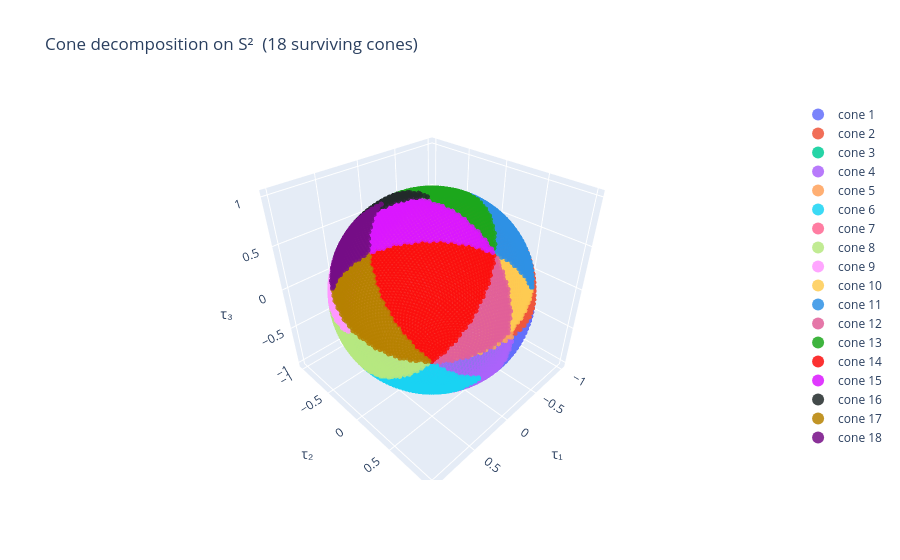
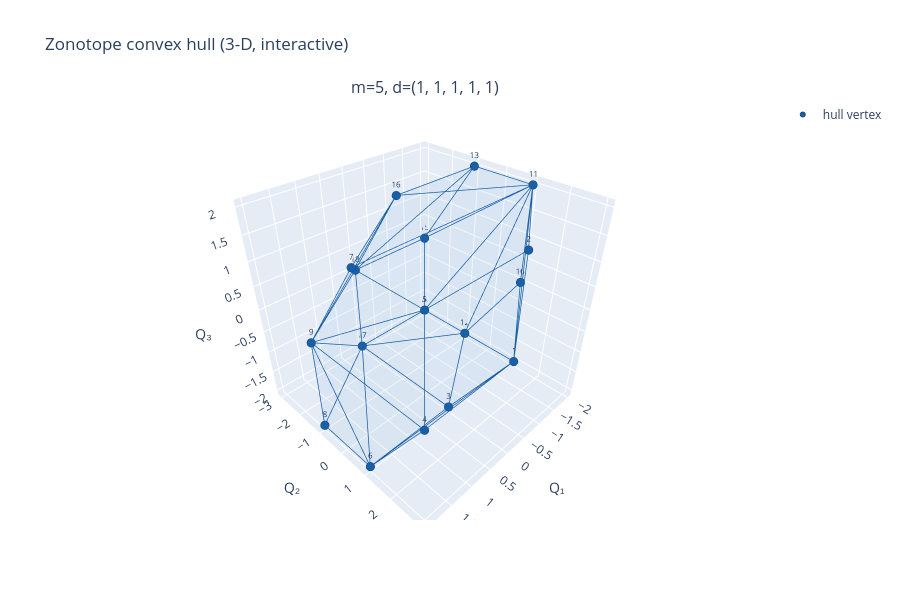
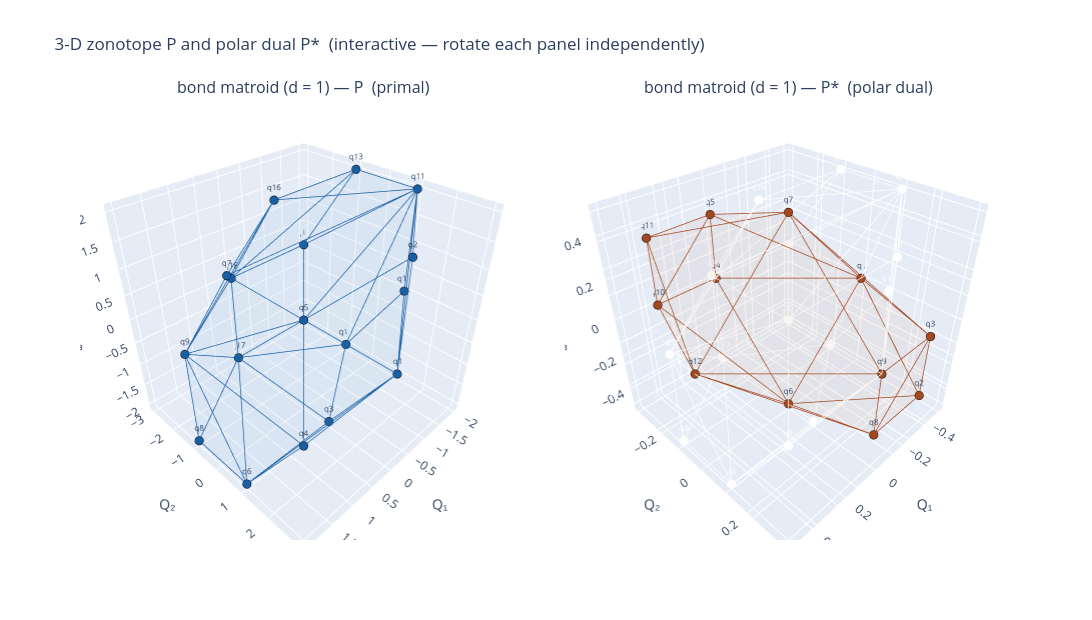

Notebook code for these charts, in order:
### Code cell
# ---------------------------------------------------------------------------
# Bond-matroid (Example 2) full pipeline - 3D plotting
# ---------------------------------------------------------------------------

# force-reload (to avoid using old cached version)
import importlib, cone_sign_analysis
importlib.reload(cone_sign_analysis)
from cone_sign_analysis import find_surviving_sign_vectors

import numpy as np
from cone_sign_analysis import find_surviving_sign_vectors
from interactive_3d_plots import *

# shape = (n_edges, n_constraints)
A_bond = np.array([
    [ 1,  1,  0],
    [-1,  0,  0],
    [ 0,  1,  0],
    [ 0,  1,  1],
    [ 0,  0, -1],
], dtype=float)

survivors_bond = find_surviving_sign_vectors(A_bond)
bond_orients   = [(str(i + 1), np.array(s, dtype=float))
                  for i, s in enumerate(survivors_bond)]
z_bond = Zonotope(A_bond)

# 1) Cone decomposition on S²
fig_c = plot_cone_decomposition_interactive(A_bond, survivors_bond)
fig_c.show()

# 2) Zonotope convex hull
fig_z = plot_3d_interactive(z_bond, orientations=bond_orients)
fig_z.show()

# 3) Primal P and polar dual P*
fig_pd = plot_primal_dual_3d_interactive(z_bond, orientations=bond_orients,
                                          titles=['bond matroid (d = 1)'])
fig_pd.show()

### Figure 1 — Plotly figure (JSON) as saved in the notebook; plotly's stock layout.template omitted (floating-point values rounded to 4 significant figures; data arrays with more than 128 entries replaced by an {"elided": "..."} marker saying what was removed)
{"data": [{"hovertemplate": "τ = (%{x:.3f}, %{y:.3f}, %{z:.3f})<extra>cone %{fullData.name}</extra>", "marker": {"color": "#636EFA", "opacity": 0.85, "size": 3}, "mode": "markers", "name": "cone 1", "type": "scatter3d", "x": {"elided": "335 float values"}, "y": {"elided": "335 float values"}, "z": {"elided": "335 float values"}}, {"hovertemplate": "τ = (%{x:.3f}, %{y:.3f}, %{z:.3f})<extra>cone %{fullData.name}</extra>", "marker": {"color": "#EF553B", "opacity": 0.85, "size": 3}, "mode": "markers", "name": "cone 2", "type": "scatter3d", "x": {"elided": "499 float values"}, "y": {"elided": "499 float values"}, "z": {"elided": "499 float values"}}, {"hovertemplate": "τ = (%{x:.3f}, %{y:.3f}, %{z:.3f})<extra>cone %{fullData.name}</extra>", "marker": {"color": "#00CC96", "opacity": 0.85, "size": 3}, "mode": "markers", "name": "cone 3", "type": "scatter3d", "x": {"elided": "165 float values"}, "y": {"elided": "165 float values"}, "z": {"elided": "165 float values"}}, {"hovertemplate": "τ = (%{x:.3f}, %{y:.3f}, %{z:.3f})<extra>cone %{fullData.name}</extra>", "marker": {"color": "#AB63FA", "opacity": 0.85, "size": 3}, "mode": "markers", "name": "cone 4", "type": "scatter3d", "x": {"elided": "498 float values"}, "y": {"elided": "498 float values"}, "z": {"elided": "498 float values"}}, {"hovertemplate": "τ = (%{x:.3f}, %{y:.3f}, %{z:.3f})<extra>cone %{fullData.name}</extra>", "marker": {"color": "#FFA15A", "opacity": 0.85, "size": 3}, "mode": "markers", "name": "cone 5", "type": "scatter3d", "x": {"elided": "1001 float values"}, "y": {"elided": "1001 float values"}, "z": {"elided": "1001 float values"}}, {"hovertemplate": "τ = (%{x:.3f}, %{y:.3f}, %{z:.3f})<extra>cone %{fullData.name}</extra>", "marker": {"color": "#19D3F3", "opacity": 0.85, "size": 3}, "mode": "markers", "name": "cone 6", "type": "scatter3d", "x": {"elided": "503 float values"}, "y": {"elided": "503 float values"}, "z": {"elided": "503 float values"}}, {"hovertemplate": "τ = (%{x:.3f}, %{y:.3f}, %{z:.3f})<extra>cone %{fullData.name}</extra>", "marker": {"color": "#FF6692", "opacity": 0.85, "size": 3}, "mode": "markers", "name": "cone 7", "type": "scatter3d", "x": {"elided": "332 float values"}, "y": {"elided": "332 float values"}, "z": {"elided": "332 float values"}}, {"hovertemplate": "τ = (%{x:.3f}, %{y:.3f}, %{z:.3f})<extra>cone %{fullData.name}</extra>", "marker": {"color": "#B6E880", "opacity": 0.85, "size": 3}, "mode": "markers", "name": "cone 8", "type": "scatter3d", "x": {"elided": "500 float values"}, "y": {"elided": "500 float values"}, "z": {"elided": "500 float values"}}, {"hovertemplate": "τ = (%{x:.3f}, %{y:.3f}, %{z:.3f})<extra>cone %{fullData.name}</extra>", "marker": {"color": "#FF97FF", "opacity": 0.85, "size": 3}, "mode": "markers", "name": "cone 9", "type": "scatter3d", "x": {"elided": "167 float values"}, "y": {"elided": "167 float values"}, "z": {"elided": "167 float values"}}, {"hovertemplate": "τ = (%{x:.3f}, %{y:.3f}, %{z:.3f})<extra>cone %{fullData.name}</extra>", "marker": {"color": "#FECB52", "opacity": 0.85, "size": 3}, "mode": "markers", "name": "cone 10", "type": "scatter3d", "x": {"elided": "167 float values"}, "y": {"elided": "167 float values"}, "z": {"elided": "167 float values"}}, {"hovertemplate": "τ = (%{x:.3f}, %{y:.3f}, %{z:.3f})<extra>cone %{fullData.name}</extra>", "marker": {"color": "#2E91E5", "opacity": 0.85, "size": 3}, "mode": "markers", "name": "cone 11", "type": "scatter3d", "x": {"elided": "500 float values"}, "y": {"elided": "500 float values"}, "z": {"elided": "500 float values"}}, {"hovertemplate": "τ = (%{x:.3f}, %{y:.3f}, %{z:.3f})<extra>cone %{fullData.name}</extra>", "marker": {"color": "#E15F99", "opacity": 0.85, "size": 3}, "mode": "markers", "name": "cone 12", "type": "scatter3d", "x": {"elided": "332 float values"}, "y": {"elided": "332 float values"}, "z": {"elided": "332 float values"}}, {"hovertemplate": "τ = (%{x:.3f}, %{y:.3f}, %{z:.3f})<extra>cone %{fullData.name}</extra>", "marker": {"color": "#1CA71C", "opacity": 0.85, "size": 3}, "mode": "markers", "name": "cone 13", "type": "scatter3d", "x": {"elided": "497 float values"}, "y": {"elided": "497 float values"}, "z": {"elided": "497 float values"}}, {"hovertemplate": "τ = (%{x:.3f}, %{y:.3f}, %{z:.3f})<extra>cone %{fullData.name}</extra>", "marker": {"color": "#FB0D0D", "opacity": 0.85, "size": 3}, "mode": "markers", "name": "cone 14", "type": "scatter3d", "x": {"elided": "1000 float values"}, "y": {"elided": "1000 float values"}, "z": {"elided": "1000 float values"}}, {"hovertemplate": "τ = (%{x:.3f}, %{y:.3f}, %{z:.3f})<extra>cone %{fullData.name}</extra>", "marker": {"color": "#DA16FF", "opacity": 0.85, "size": 3}, "mode": "markers", "name": "cone 15", "type": "scatter3d", "x": {"elided": "504 float values"}, "y": {"elided": "504 float values"}, "z": {"elided": "504 float values"}}, {"hovertemplate": "τ = (%{x:.3f}, %{y:.3f}, %{z:.3f})<extra>cone %{fullData.name}</extra>", "marker": {"color": "#222A2A", "opacity": 0.85, "size": 3}, "mode": "markers", "name": "cone 16", "type": "scatter3d", "x": {"elided": "167 float values"}, "y": {"elided": "167 float values"}, "z": {"elided": "167 float values"}}, {"hovertemplate": "τ = (%{x:.3f}, %{y:.3f}, %{z:.3f})<extra>cone %{fullData.name}</extra>", "marker": {"color": "#B68100", "opacity": 0.85, "size": 3}, "mode": "markers", "name": "cone 17", "type": "scatter3d", "x": {"elided": "500 float values"}, "y": {"elided": "500 float values"}, "z": {"elided": "500 float values"}}, {"hovertemplate": "τ = (%{x:.3f}, %{y:.3f}, %{z:.3f})<extra>cone %{fullData.name}</extra>", "marker": {"color": "#750D86", "opacity": 0.85, "size": 3}, "mode": "markers", "name": "cone 18", "type": "scatter3d", "x": {"elided": "333 float values"}, "y": {"elided": "333 float values"}, "z": {"elided": "333 float values"}}], "layout": {"legend": {"itemsizing": "constant"}, "scene": {"aspectmode": "cube", "xaxis": {"title": {"text": "τ₁"}}, "yaxis": {"title": {"text": "τ₂"}}, "zaxis": {"title": {"text": "τ₃"}}}, "title": {"text": "Cone decomposition on S²  (18 surviving cones)"}}}

### Figure 2 — Plotly figure (JSON) as saved in the notebook; plotly's stock layout.template omitted (floating-point values rounded to 4 significant figures; data arrays with more than 128 entries replaced by an {"elided": "..."} marker saying what was removed)
{"data": [{"color": "rgba(59,139,212,0.18)", "flatshading": true, "hoverinfo": "skip", "i": [11, 11, 5, 5, 16, 16, 16, 16, 17, 17, 17, 17, 4, 4, 10, 10, 10, 10, 10, 10, 10, 10, 10, 10, 8, 8, 8, 8, 8, 8, 8, 8], "j": [0, 0, 0, 0, 11, 11, 5, 5, 12, 12, 14, 16, 0, 1, 11, 11, 14, 12, 6, 12, 4, 4, 0, 1, 5, 5, 4, 4, 16, 17, 6, 17], "k": [2, 9, 2, 3, 2, 13, 2, 7, 14, 15, 13, 13, 3, 0, 9, 13, 13, 14, 15, 15, 6, 1, 9, 0, 7, 3, 3, 6, 7, 16, 15, 15], "name": "hull", "opacity": 0.18, "scene": "scene", "showlegend": false, "type": "mesh3d", "x": [0.0, 0.0, 0.0, 2.0, 2.0, 2.0, 2.0, 2.0, 2.0, -2.0, -2.0, -2.0, -2.0, -2.0, -2.0, 0.0, 0.0, 0.0], "y": [3.0, 3.0, 1.0, 3.0, 3.0, 1.0, 1.0, -1.0, -1.0, 1.0, 1.0, -1.0, -1.0, -3.0, -3.0, -1.0, -3.0, -3.0], "z": [0.0, 2.0, -2.0, 0.0, 2.0, -2.0, 2.0, -2.0, 0.0, 0.0, 2.0, -2.0, 2.0, -2.0, 0.0, 2.0, -2.0, 0.0]}, {"hoverinfo": "skip", "line": {"color": "#185FA5", "width": 1.5}, "mode": "lines", "name": "hull edges", "scene": "scene", "showlegend": false, "type": "scatter3d", "x": {"elided": "288 int values"}, "y": {"elided": "288 int values"}, "z": {"elided": "288 int values"}}, {"hovertemplate": "%{text}<br>(%{x:.3f}, %{y:.3f}, %{z:.3f})<extra>hull</extra>", "marker": {"color": "#185FA5", "line": {"color": "#0C447C", "width": 1}, "size": 5}, "mode": "markers+text", "name": "hull vertex", "scene": "scene", "showlegend": true, "text": ["1", "2", "3", "4", "5", "6", "7", "8", "9", "10", "11", "12", "13", "14", "15", "16", "17", "18"], "textfont": {"size": 8}, "textposition": "top center", "type": "scatter3d", "x": [0.0, 0.0, 0.0, 2.0, 2.0, 2.0, 2.0, 2.0, 2.0, -2.0, -2.0, -2.0, -2.0, -2.0, -2.0, 0.0, 0.0, 0.0], "y": [3.0, 3.0, 1.0, 3.0, 3.0, 1.0, 1.0, -1.0, -1.0, 1.0, 1.0, -1.0, -1.0, -3.0, -3.0, -1.0, -3.0, -3.0], "z": [0.0, 2.0, -2.0, 0.0, 2.0, -2.0, 2.0, -2.0, 0.0, 0.0, 2.0, -2.0, 2.0, -2.0, 0.0, 2.0, -2.0, 0.0]}], "layout": {"annotations": [{"font": {"size": 16}, "showarrow": false, "text": "m=5, d=(1, 1, 1, 1, 1)", "x": 0.5, "xanchor": "center", "xref": "paper", "y": 1, "yanchor": "bottom", "yref": "paper"}], "height": 600, "scene": {"aspectmode": "cube", "domain": {"x": [0, 1], "y": [0, 1]}, "xaxis": {"title": {"text": "Q₁"}}, "yaxis": {"title": {"text": "Q₂"}}, "zaxis": {"title": {"text": "Q₃"}}}, "title": {"text": "Zonotope convex hull (3-D, interactive)"}}}

### Figure 3 — Plotly figure (JSON) as saved in the notebook; plotly's stock layout.template omitted (floating-point values rounded to 4 significant figures; data arrays with more than 128 entries replaced by an {"elided": "..."} marker saying what was removed)
{"data": [{"color": "rgba(59,139,212,0.18)", "flatshading": true, "hoverinfo": "skip", "i": [11, 11, 5, 5, 16, 16, 16, 16, 17, 17, 17, 17, 4, 4, 10, 10, 10, 10, 10, 10, 10, 10, 10, 10, 8, 8, 8, 8, 8, 8, 8, 8], "j": [0, 0, 0, 0, 11, 11, 5, 5, 12, 12, 14, 16, 0, 1, 11, 11, 14, 12, 6, 12, 4, 4, 0, 1, 5, 5, 4, 4, 16, 17, 6, 17], "k": [2, 9, 2, 3, 2, 13, 2, 7, 14, 15, 13, 13, 3, 0, 9, 13, 13, 14, 15, 15, 6, 1, 9, 0, 7, 3, 3, 6, 7, 16, 15, 15], "name": "P", "opacity": 0.18, "scene": "scene", "showlegend": false, "type": "mesh3d", "x": [0.0, 0.0, 0.0, 2.0, 2.0, 2.0, 2.0, 2.0, 2.0, -2.0, -2.0, -2.0, -2.0, -2.0, -2.0, 0.0, 0.0, 0.0], "y": [3.0, 3.0, 1.0, 3.0, 3.0, 1.0, 1.0, -1.0, -1.0, 1.0, 1.0, -1.0, -1.0, -3.0, -3.0, -1.0, -3.0, -3.0], "z": [0.0, 2.0, -2.0, 0.0, 2.0, -2.0, 2.0, -2.0, 0.0, 0.0, 2.0, -2.0, 2.0, -2.0, 0.0, 2.0, -2.0, 0.0]}, {"hoverinfo": "skip", "line": {"color": "#185FA5", "width": 1.5}, "mode": "lines", "name": "P edges", "scene": "scene", "showlegend": false, "type": "scatter3d", "x": {"elided": "288 int values"}, "y": {"elided": "288 int values"}, "z": {"elided": "288 int values"}}, {"hovertemplate": "%{text}<br>(%{x:.4f}, %{y:.4f}, %{z:.4f})<extra></extra>", "marker": {"color": "#185FA5", "line": {"color": "black", "width": 0.5}, "size": 5}, "mode": "markers+text", "name": "P vertices", "scene": "scene", "showlegend": false, "text": ["q1", "q2", "q3", "q4", "q5", "q6", "q7", "q8", "q9", "q10", "q11", "q12", "q13", "q14", "q15", "q16", "q17", "q18"], "textfont": {"size": 8}, "textposition": "top center", "type": "scatter3d", "x": [0.0, 0.0, 0.0, 2.0, 2.0, 2.0, 2.0, 2.0, 2.0, -2.0, -2.0, -2.0, -2.0, -2.0, -2.0, 0.0, 0.0, 0.0], "y": [3.0, 3.0, 1.0, 3.0, 3.0, 1.0, 1.0, -1.0, -1.0, 1.0, 1.0, -1.0, -1.0, -3.0, -3.0, -1.0, -3.0, -3.0], "z": [0.0, 2.0, -2.0, 0.0, 2.0, -2.0, 2.0, -2.0, 0.0, 0.0, 2.0, -2.0, 2.0, -2.0, 0.0, 2.0, -2.0, 0.0]}, {"color": "rgba(212,112,59,0.18)", "flatshading": true, "hoverinfo": "skip", "i": [5, 9, 9, 1, 10, 10, 8, 4, 4, 4, 7, 7, 7, 2, 2, 2, 4, 4, 2, 2], "j": [3, 5, 5, 5, 6, 9, 6, 6, 3, 10, 1, 5, 8, 6, 1, 8, 10, 9, 7, 7], "k": [0, 11, 3, 0, 11, 11, 11, 0, 0, 6, 5, 11, 11, 0, 0, 6, 9, 3, 8, 1], "name": "P*", "opacity": 0.18, "scene": "scene2", "showlegend": false, "type": "mesh3d", "x": [-0.5, -0.3333, -0.3333, -0.0, -0.0, 0.0, -0.0, 0.0, 0.0, 0.3333, 0.3333, 0.5], "y": [-0.0, 0.3333, 0.3333, -0.3333, -0.3333, -0.0, -0.0, 0.3333, 0.3333, -0.3333, -0.3333, 0.0], "z": [0.0, -0.3333, -0.0, -0.0, 0.3333, -0.5, 0.5, -0.3333, 0.0, -0.0, 0.3333, -0.0]}, {"hoverinfo": "skip", "line": {"color": "#A5471F", "width": 1.5}, "mode": "lines", "name": "P* edges", "scene": "scene2", "showlegend": false, "type": "scatter3d", "x": {"elided": "180 float values"}, "y": {"elided": "180 float values"}, "z": {"elided": "180 float values"}}, {"hovertemplate": "%{text}<br>(%{x:.4f}, %{y:.4f}, %{z:.4f})<extra></extra>", "marker": {"color": "#A5471F", "line": {"color": "black", "width": 0.5}, "size": 5}, "mode": "markers+text", "name": "P* vertices", "scene": "scene2", "showlegend": false, "text": ["q1", "q2", "q3", "q4", "q5", "q6", "q7", "q8", "q9", "q10", "q11", "q12"], "textfont": {"size": 8}, "textposition": "top center", "type": "scatter3d", "x": [-0.5, -0.3333, -0.3333, -0.0, -0.0, 0.0, -0.0, 0.0, 0.0, 0.3333, 0.3333, 0.5], "y": [-0.0, 0.3333, 0.3333, -0.3333, -0.3333, -0.0, -0.0, 0.3333, 0.3333, -0.3333, -0.3333, 0.0], "z": [0.0, -0.3333, -0.0, -0.0, 0.3333, -0.5, 0.5, -0.3333, 0.0, -0.0, 0.3333, -0.0]}], "layout": {"annotations": [{"font": {"size": 16}, "showarrow": false, "text": "bond matroid (d = 1) — P  (primal)", "x": 0.24, "xanchor": "center", "xref": "paper", "y": 1, "yanchor": "bottom", "yref": "paper"}, {"font": {"size": 16}, "showarrow": false, "text": "bond matroid (d = 1) — P*  (polar dual)", "x": 0.76, "xanchor": "center", "xref": "paper", "y": 1, "yanchor": "bottom", "yref": "paper"}], "height": 620, "scene": {"aspectmode": "cube", "domain": {"x": [0, 0.48], "y": [0, 1]}, "xaxis": {"title": {"text": "Q₁"}}, "yaxis": {"title": {"text": "Q₂"}}, "zaxis": {"title": {"text": "Q₃"}}}, "scene2": {"aspectmode": "cube", "domain": {"x": [0.52, 1], "y": [0, 1]}, "xaxis": {"title": {"text": "Q₁"}}, "yaxis": {"title": {"text": "Q₂"}}, "zaxis": {"title": {"text": "Q₃"}}}, "title": {"text": "3-D zonotope P and polar dual P*  (interactive — rotate each panel independently)"}, "width": 1240}}
